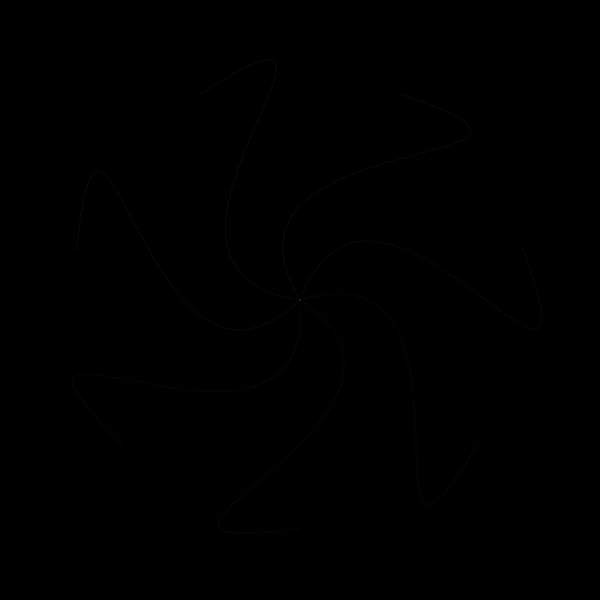
Frame 1 (no input)
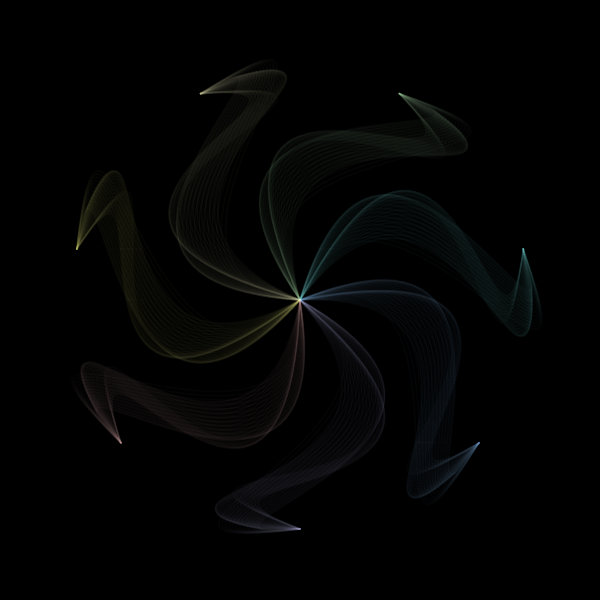
Frame 60 (no input)
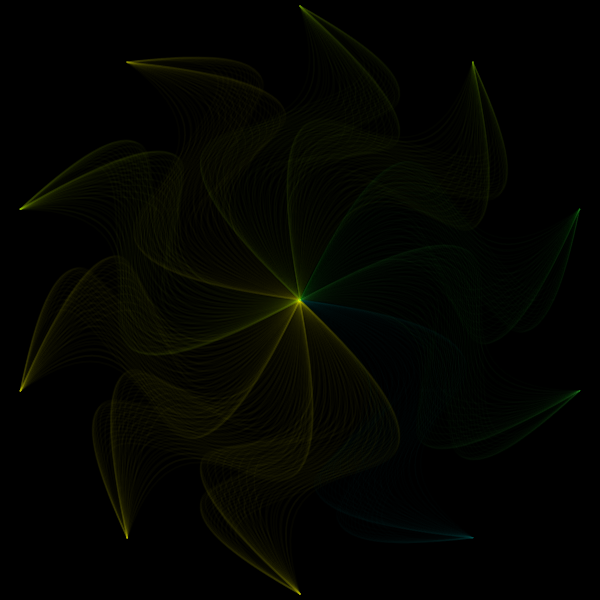
Frame 120 (the mouse pressed at the canvas centre since frame 60)

The p5.js sketch that drew these frames (run headless with seeded random() and noise() and a simulated clock; from frame 60 on, the mouse is pressed at the canvas centre):

// p5.js sketch
// ── sketch.js
// Globals

let a1, a2, p1, p2;
let xAmplifier, yAmplifire_1, yAmplifire_2;
let xOff_1, xOff_2;
let t1, t2;
let petalLength, numberOfPetals;
let palettes;
let scheme;

function mousePressed() {
  resetAll();
}

function resetAll() {
  background(0);

  petalLength = height / 2 - floor(random(100));
  numberOfPetals = floor(random(4, 20));

  scheme = random(shuffle(palettes));
  //scheme = palettes[0];

  a1 = createVector(0, 0); // First anchor point
  a2 = createVector(0, petalLength); // Second anchor point
  p1 = createVector(); // first control point
  p2 = createVector(); // second control point

  // Some randomisation
  xAmplifier = floor(random(50, 150));
  t1 = 0.005;
  t2 = random(0.0005, 0.002);

  let randomOffset = floor(random(50, 300));

  xOff_1 = randomOffset;
  xOff_2 = -randomOffset;

  yAmplifire_1 = floor(random(50, 200));
  yAmplifire_2 = floor(random(50, 200));
}

function setup() {
  createCanvas(600, 600);
  
  resetAll();
}

function draw() {
  translate(width / 2, height / 2);

  // Movement Functions of each control points.
  // Spent hours in this stupid thing to make each randomised output to look like petals.
  // Screw you, long form generative art
  p1.x = xOff_1 + abs(1.5 * xAmplifier * sin(t1 * millis()));
  p1.y = petalLength / 2 + yAmplifire_1 * sin(t2 * millis());
  p2.x = xOff_2 - abs(1.5 * xAmplifier * sin(t1 * millis() + TWO_PI / 3));
  p2.y = petalLength / 2 + yAmplifire_2 * sin(t2 * millis() + TWO_PI / 3);

  // Drawing each petal
  for (let i = 0; i < numberOfPetals; i++) {
    rotate(TWO_PI / numberOfPetals);
    noFill();
    stroke(scheme[i%9] + "05");
    strokeWeight(2);
    bezier(a1.x, a1.y, p1.x, p1.y, p2.x, p2.y, a2.x, a2.y);
  }
}

// Color Palettes
palettes = [
  [
    "#ffadad",
    "#ffd6a5",
    "#fdffb6",
    "#caffbf",
    "#9bf6ff",
    "#a0c4ff",
    "#bdb2ff",
    "#bdb2ff",
    "#fffffc",
  ],
  [
    "#d9ed92",
    "#b5e48c",
    "#99d98c",
    "#76c893",
    "#52b69a",
    "#34a0a4",
    "#168aad",
    "#1a759f",
    "#1e6091",
  ],
  [
    "#f94144",
    "#f3722c",
    "#f8961e",
    "#f9844a",
    "#f9c74f",
    "#90be6d",
    "#43aa8b",
    "#4d908e",
    "#577590",
  ],
  [
    "#eeef20",
    "#dddf00",
    "#d4d700",
    "#bfd200",
    "#aacc00",
    "#80b918",
    "#55a630",
    "#2b9348",
    "#007f5f",
  ],
  [
    "#33658a",
    "#86bbd8",
    "#2f4858",
    "#f6ae2d",
    "#f26419",
    "#2afc98",
    "#09e85e",
    "#16c172",
    "#ffc1cf",
  ],
];
